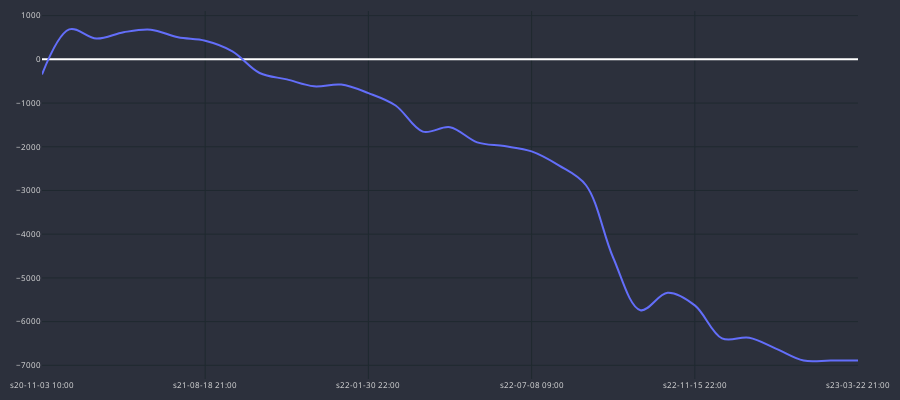

The code cell stored with this chart in its notebook:
### Code cell
cp = CandlePlot(df_trades, candles=False)
cp.show_plot(line_traces=['GAIN_C'])

### Figure 1 — Plotly figure (JSON) as saved in the notebook; plotly's stock layout.template omitted (floating-point values rounded to 4 significant figures)
{"data": [{"line": {"shape": "spline", "width": 2}, "name": "GAIN_C", "type": "scatter", "x": ["s20-11-03 10:00", "s20-11-11 02:00", "s21-04-15 13:00", "s21-05-04 21:00", "s21-06-21 21:00", "s21-08-09 21:00", "s21-08-18 21:00", "s21-09-09 17:00", "s21-09-20 17:00", "s21-10-11 13:00", "s21-11-11 02:00", "s21-12-27 18:00", "s22-01-30 22:00", "s22-02-09 10:00", "s22-03-01 06:00", "s22-03-22 13:00", "s22-05-05 09:00", "s22-06-06 05:00", "s22-07-08 09:00", "s22-07-25 13:00", "s22-08-01 01:00", "s22-09-07 21:00", "s22-09-25 21:00", "s22-10-11 09:00", "s22-11-15 22:00", "s22-12-14 18:00", "s22-12-21 02:00", "s23-01-31 06:00", "s23-02-08 06:00", "s23-02-15 10:00", "s23-03-22 21:00"], "y": [-345.7, 685.3, 475, 620.2, 679.8, 503.4, 425.7, 183.1, -311.9, -458.7, -616.3, -577.9, -772.5, -1056.0, -1653.0, -1553.0, -1899.0, -1985.0, -2106.0, -2426.0, -2880.0, -4538.0, -5739.0, -5340.0, -5629.0, -6383.0, -6371.0, -6623.0, -6892.0, -6890.0, -6890.0]}], "layout": {"font": {"color": "#e1e1e1", "size": 8}, "height": 400, "margin": {"b": 10, "l": 10, "r": 10, "t": 10}, "paper_bgcolor": "#2c303c", "plot_bgcolor": "#2c303c", "width": 900, "xaxis": {"gridcolor": "#1f292f", "nticks": 5, "rangeslider": {"visible": false}}, "yaxis": {"gridcolor": "#1f292f"}}}
